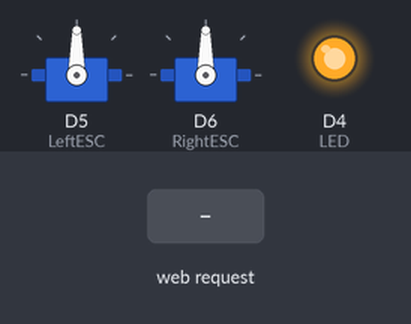
The sketch below on a simulated ESP8266 (NodeMCU). Parts: 2 × servo, output pins drawn as LEDs (lit = HIGH). Inputs (shaded band) come from the test bench. What the sketch prints to the serial monitor is not drawn.

Above: at 4.2 s.
4.3 s: HTTP request GET /?State=F received
At 5.2 s:
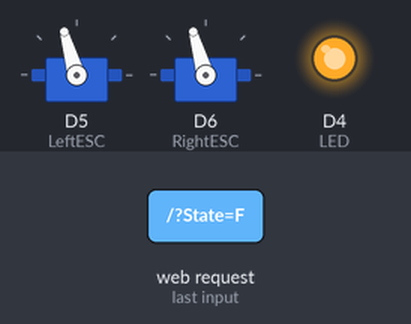
5.8 s: HTTP request GET /?State=B received
At 6.4 s:
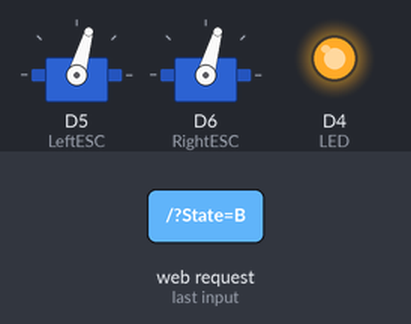
7.3 s: HTTP request GET /?State=L received
At 8.5 s:
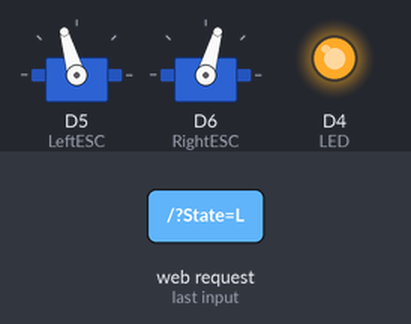
8.8 s: HTTP request GET /?State=R received
At 9.8 s:
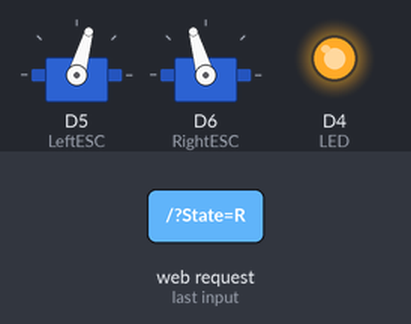
Timing chart, 0 to 11.3 s (numbered marks = the images above; inputs shaded):
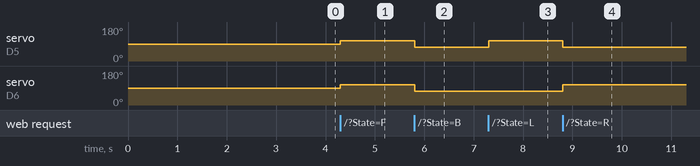

The sketch:

BAPS_Jal_Jirni_Transmitor.ino
```cpp
#include <ESP8266WiFi.h>
#include <WiFiClient.h>
#include <ESP8266WebServer.h>
#include <Servo.h>

const char* ssid = "BAPS Boat";
const char* password = "12345678";

String command; // String to store app command state.
int speedCar = 150; // Initial speed (0 to 255)
const int minPulseWidth = 1000; // Minimum pulse width in microseconds
const int maxPulseWidth = 2000; // Maximum pulse width in microseconds
const int neutralPulseWidth = 1500; // Neutral throttle position in microseconds
int LED = D4;

Servo LeftESC, RightESC; // Create servo objects to control the ESCs
ESP8266WebServer server(80);

void setup() {
  Serial.begin(115200);
  LeftESC.attach(D5, minPulseWidth, maxPulseWidth);
  RightESC.attach(D6, minPulseWidth, maxPulseWidth);
  pinMode(LED, OUTPUT);
  // Initialize ESCs
  LeftESC.writeMicroseconds(neutralPulseWidth);
  RightESC.writeMicroseconds(neutralPulseWidth);

  // Wait for ESC initialization
  delay(2000); // 2 seconds

  // Connect to WiFi
  WiFi.mode(WIFI_AP); // Only Access Point
  WiFi.softAP(ssid, password); // Start Hotspot, removing password will disable security
  IPAddress myIP = WiFi.softAPIP();
  Serial.print("AP IP address: ");
  Serial.println(myIP);

  // Start web server
  server.on("/", HTTP_handleRoot);
  server.onNotFound(HTTP_handleRoot);
  server.begin();
  digitalWrite(LED, HIGH);
  delay(1000);
}

void loop() {
  digitalWrite(LED, HIGH);
  server.handleClient();
  command = server.arg("State");
  Serial.println(command);

  if (command == "F") goForward();
  else if (command == "B") goBack();
  else if (command == "L") goLeft();
  else if (command == "R") goRight();
  else if (command == "S") stopRobot();
  else if (command.length() == 1 && command[0] >= '0' && command[0] <= '9') {
    speedCar = map(command.toInt(), 0, 9, 0, 255);
    Serial.print("Speed set to: ");
    Serial.println(speedCar);
  }
}

void HTTP_handleRoot(void) {
  if (server.hasArg("State")) {
    Serial.println(server.arg("State"));
  }
  server.send(200, "text/html", "");
  delay(1);
}

void goForward() {
  int pulseWidth = map(speedCar, 0, 255, minPulseWidth, maxPulseWidth);
  LeftESC.writeMicroseconds(pulseWidth);
  RightESC.writeMicroseconds(pulseWidth);
}

void goBack() {
  int pulseWidth = map(speedCar, 0, 255, minPulseWidth, maxPulseWidth);
  LeftESC.writeMicroseconds(map(speedCar, 0, 255, maxPulseWidth, minPulseWidth));
  RightESC.writeMicroseconds(map(speedCar, 0, 255, maxPulseWidth, minPulseWidth));
}

void goRight() {
  int leftPulseWidth = map(speedCar, 0, 255, maxPulseWidth, minPulseWidth);
  int rightPulseWidth = map(speedCar, 0, 255, minPulseWidth, maxPulseWidth);
  LeftESC.writeMicroseconds(leftPulseWidth);
  RightESC.writeMicroseconds(rightPulseWidth);
}

void goLeft() {
  int leftPulseWidth = map(speedCar, 0, 255, minPulseWidth, maxPulseWidth);
  int rightPulseWidth = map(speedCar, 0, 255, maxPulseWidth, minPulseWidth);
  LeftESC.writeMicroseconds(leftPulseWidth);
  RightESC.writeMicroseconds(rightPulseWidth);
}

void stopRobot() {
  LeftESC.writeMicroseconds(neutralPulseWidth);
  RightESC.writeMicroseconds(neutralPulseWidth);
}
```

Measured:
- after the input at 4.3 s, servo on D5 (LeftESC), servo on D6 (RightESC): 90° → 106° at once
- after the input at 5.8 s, servo on D5 (LeftESC), servo on D6 (RightESC): 106° → 74° at once
- after the input at 7.3 s, servo on D5 (LeftESC): 74° → 106° at once
- after the input at 8.8 s, servo on D5 (LeftESC): 106° → 74° at once; servo on D6 (RightESC): 74° → 106° at once
